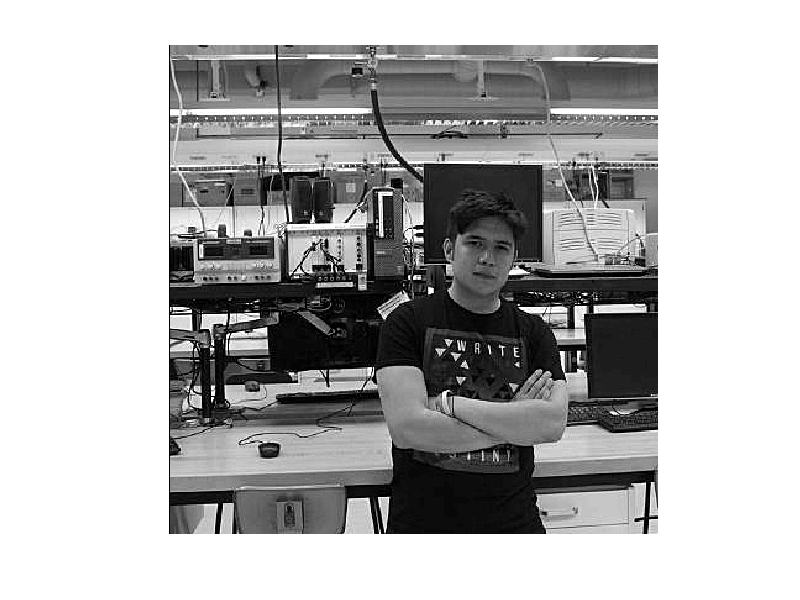

MATLAB code to generate this figure:
%lab3
%question 5
clear
load("lab3_complete.mat");
imshow(imageOfInterest);%nice meme, it's you
disp("press any key to continue...");
pause();
%question 6
q6Ans = conv2(imageOfInterest,kernalFrom1,'valid');
q6Ans2 = uint8(q6Ans);
imshow(q6Ans2);%blurs the image
disp("press any key to continue...");
pause();
%question 7
q7Ans = conv2(imageOfInterest,kernalFrom2,'valid');
q7Ans2 = uint8(q7Ans);
imshow(q7Ans2);%edge detection
disp("press any key to continue...");
pause();
%question 8
q8Ans = conv2(imageOfInterest,kernalq8,'valid');
q8Ans2 = uint8(q8Ans);
imshow(q8Ans2);%more blur
disp("press any key to continue...");
pause();
%question 9
q9Ans = conv2(imageOfInterest,kernalq9,'valid');
q9Ans2 = uint8(q9Ans);
imshow(q9Ans2);%sharpen
disp("done");
